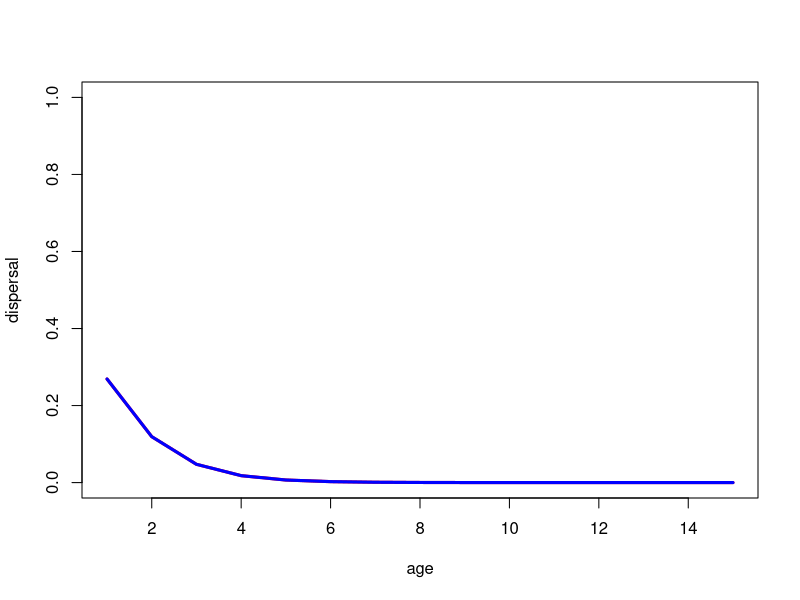
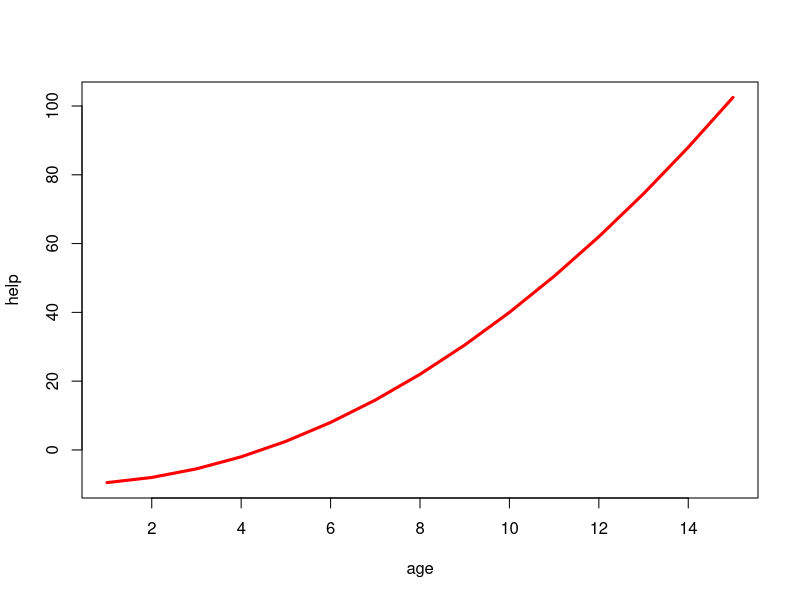
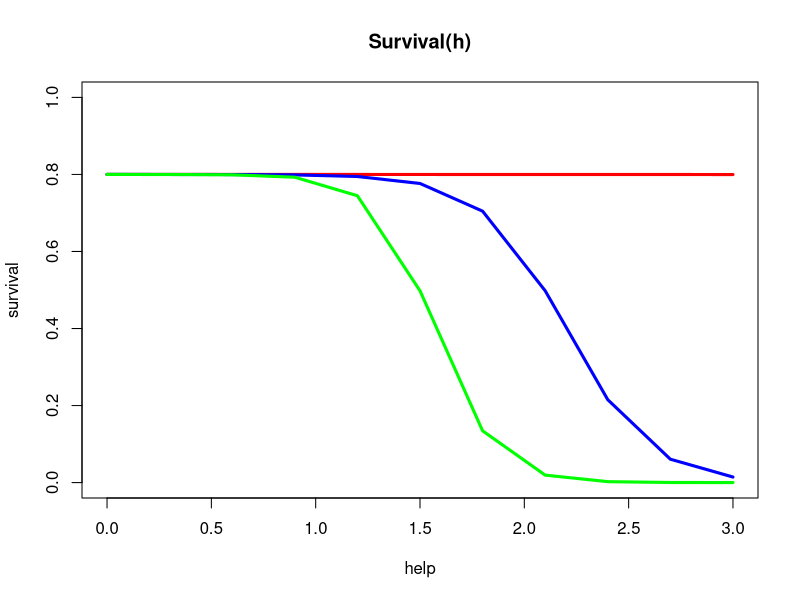

Source code (R) for these figures, in order: (Note: this script raises an error after producing the figures.)
#DISPERSAL
beta<- 0
betaAge<- 1
age<-seq(from=1,by=1, length=15)

dispersal<- 1 / (1 + exp(betaAge*age - beta))
dispersal2<-1 / (1 + exp(betaAge*(age - beta)))
plot(age,dispersal, type="l", col="red", lwd=3, xlab="age", ylab="dispersal", ylim=range(min=0, max=1))
lines(age,dispersal2, type="l", col="blue", lwd=3)

#HELP

alpha<- -10
alphaAge<- 0
alphaAge2<- 0.5
age<-seq(from=1,by=1, length=15)

help<- alpha + alphaAge*age + alphaAge2*age*age
plot(age,help, type="l", col="red", lwd=3, xlab="age", ylab="help")#, ylim=range(min=0, max=10)
#lines(age,help, type="l", col="blue", lwd=3)



#SURVIVAL

m<-0.2

##Survival(help)

help<-seq(from=0,by=0.3, length=11)
groupSizeC<-10
Xsn<-1

survivalH_F <- function(m,Xsh,Xsn) {
  survivalH <- (1-m)/(1 + exp(Xsh*help - Xsn*(groupSizeC+1)))
  return(survivalH)
}

plot(help,survivalH_F(m,1,Xsn), type="l", col="red", lwd=3, xlab="help", ylab="survival", ylim=range(min=0, max=1))
lines(help,survivalH_F(m,5,Xsn), type="l", col="blue", lwd=3)
lines(help,survivalH_F(m,7,Xsn), type="l", col="green", lwd=3)
title("Survival(h)")
legend(locator(1),c("Xsh=1","Xsh=5","Xsh=7"), lwd=c(2,2,2), col=c("red","blue","green"), y.intersp=1)


##Survival(group size)

groupSize<-c(0:10)
helpC<-2
Xsh<-1

survivalN_F <- function(m,Xsh,Xsn,C) {
  survivalN <- (1-m)/(1 + exp(Xsh*helpC - Xsn*(groupSize+C)))
  return(survivalN)
}

plot(groupSize,survivalN_F(m,Xsh,0.5,1), type="l", col="red", lwd=3, xlab="groupSize", ylab="survival", ylim=range(min=0, max=1))
lines(groupSize,survivalN_F(m,Xsh,1,1), type="l", col="blue", lwd=3)
lines(groupSize,survivalN_F(m,Xsh,2,1), type="l", col="green", lwd=3)
lines(groupSize,survivalN_F(m,Xsh,0.5,-1), type="l", col="purple", lwd=3)
title("Survival(n)")
#legend(locator(1),c("Xsn=0.5/C=1","Xsn=2/C=1","Xsn=0.5/C=0", "Xsn=0.5/C=-1"), lwd=c(2,2), col=c("red","blue","green","purple"), y.intersp=1)



#FECUNDITY

K0<-1
K1<-1 # red
K2<-2 #blue
K3<-0.5 #green
cumhelp<-c(0:10)

#Linear function
#fecundity<-K0 + K1 * cumhelp 

#Logaritmic function
#fecundity1<-K0 + K1 * log(cumhelp+1) 
#fecundity2<-K0 + K2 * log(cumhelp+1)

#Type II functional response
fecundity1<-K0 + cumhelp*K1 / (1 + cumhelp*K1) 
fecundity2<-K0 + cumhelp*K2 / (1 + cumhelp*K2)
fecundity3<-K0 + cumhelp*K3 / (1 + cumhelp*K3)


plot(cumhelp,fecundity1, type="l", col="red", lwd=3, xlab="cumhelp", ylab="fecundity", ylim=range(fecundity1, fecundity2, fecundity3))
lines(cumhelp, fecundity2, type="l", col="blue", lwd=3)
lines(cumhelp, fecundity3, type="l", col="green", lwd=3)
title("Fecundity: Type II functional response")
legend(locator(1),c("K1=1","K1=2", "K1=0.5"), lwd=c(2,2,2), col=c("red","blue","green"), y.intersp=1)
